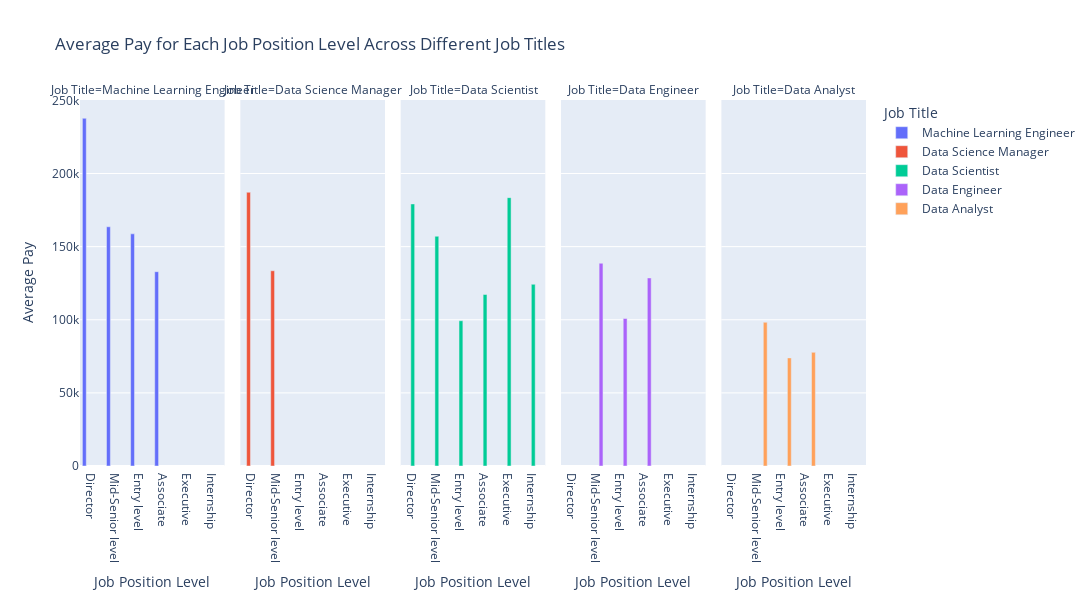

The notebook cell saved with this chart:
### Markdown cell above
Data Engineers, Machine Learning Engineers, and Data Scientists are paid a higher salary. As the years of experience increase, so does the pay.

### Code cell
# Calculate the average pay for each 'Job Position Level' across different job titles
avg_pay_df = Job_postings.groupby(['Job Title', 'Job Position Level'])['Average Pay'].mean().reset_index()

# Sort the data frame by 'Average Pay' in descending order
avg_pay_df = avg_pay_df.sort_values('Average Pay', ascending=False)

# Create a grouped bar chart
fig = px.bar(avg_pay_df, 
             x='Job Position Level', 
             y='Average Pay', 
             color='Job Title', 
             barmode='group',
             facet_col='Job Title',
             title='Average Pay for Each Job Position Level Across Different Job Titles',
             labels={'Job Position Level': 'Job Position Level', 'Average Pay': 'Average Pay'})

# Update layout
fig.update_layout(
    xaxis_title="Job Position Level",
    yaxis_title="Average Pay",
    legend_title="Job Title",
    width=1500,
    height=600
)

fig.show()

### Figure 1 — Plotly figure (JSON) as saved in the notebook; plotly's stock layout.template omitted (floating-point values rounded to 4 significant figures)
{"data": [{"alignmentgroup": "True", "hovertemplate": "Job Title=Machine Learning Engineer<br>Job Position Level=%{x}<br>Average Pay=%{y}<extra></extra>", "legendgroup": "Machine Learning Engineer", "marker": {"color": "#636efa", "pattern": {"shape": ""}}, "name": "Machine Learning Engineer", "offsetgroup": "Machine Learning Engineer", "orientation": "v", "showlegend": true, "textposition": "auto", "type": "bar", "x": ["Director", "Mid-Senior level", "Entry level", "Associate"], "xaxis": "x", "y": [237750, 163580, 158750, 132875], "yaxis": "y"}, {"alignmentgroup": "True", "hovertemplate": "Job Title=Data Science Manager<br>Job Position Level=%{x}<br>Average Pay=%{y}<extra></extra>", "legendgroup": "Data Science Manager", "marker": {"color": "#EF553B", "pattern": {"shape": ""}}, "name": "Data Science Manager", "offsetgroup": "Data Science Manager", "orientation": "v", "showlegend": true, "textposition": "auto", "type": "bar", "x": ["Director", "Mid-Senior level"], "xaxis": "x2", "y": [187200.0, 133500], "yaxis": "y2"}, {"alignmentgroup": "True", "hovertemplate": "Job Title=Data Scientist<br>Job Position Level=%{x}<br>Average Pay=%{y}<extra></extra>", "legendgroup": "Data Scientist", "marker": {"color": "#00cc96", "pattern": {"shape": ""}}, "name": "Data Scientist", "offsetgroup": "Data Scientist", "orientation": "v", "showlegend": true, "textposition": "auto", "type": "bar", "x": ["Executive", "Director", "Mid-Senior level", "Internship", "Associate", "Entry level"], "xaxis": "x3", "y": [183500, 179200, 157100.0, 124250, 117300.0, 99330.0], "yaxis": "y3"}, {"alignmentgroup": "True", "hovertemplate": "Job Title=Data Engineer<br>Job Position Level=%{x}<br>Average Pay=%{y}<extra></extra>", "legendgroup": "Data Engineer", "marker": {"color": "#ab63fa", "pattern": {"shape": ""}}, "name": "Data Engineer", "offsetgroup": "Data Engineer", "orientation": "v", "showlegend": true, "textposition": "auto", "type": "bar", "x": ["Mid-Senior level", "Associate", "Entry level", "Director", "Executive", "Internship"], "xaxis": "x4", "y": [138600.0, 128600, 100800.0, null, null, null], "yaxis": "y4"}, {"alignmentgroup": "True", "hovertemplate": "Job Title=Data Analyst<br>Job Position Level=%{x}<br>Average Pay=%{y}<extra></extra>", "legendgroup": "Data Analyst", "marker": {"color": "#FFA15A", "pattern": {"shape": ""}}, "name": "Data Analyst", "offsetgroup": "Data Analyst", "orientation": "v", "showlegend": true, "textposition": "auto", "type": "bar", "x": ["Mid-Senior level", "Associate", "Entry level", "Director", "Executive", "Internship"], "xaxis": "x5", "y": [98250, 77710.0, 73925, null, null, null], "yaxis": "y5"}], "layout": {"annotations": [{"font": {}, "showarrow": false, "text": "Job Title=Machine Learning Engineer", "x": 0.092, "xanchor": "center", "xref": "paper", "y": 1, "yanchor": "bottom", "yref": "paper"}, {"font": {}, "showarrow": false, "text": "Job Title=Data Science Manager", "x": 0.296, "xanchor": "center", "xref": "paper", "y": 1, "yanchor": "bottom", "yref": "paper"}, {"font": {}, "showarrow": false, "text": "Job Title=Data Scientist", "x": 0.5, "xanchor": "center", "xref": "paper", "y": 1, "yanchor": "bottom", "yref": "paper"}, {"font": {}, "showarrow": false, "text": "Job Title=Data Engineer", "x": 0.704, "xanchor": "center", "xref": "paper", "y": 1, "yanchor": "bottom", "yref": "paper"}, {"font": {}, "showarrow": false, "text": "Job Title=Data Analyst", "x": 0.908, "xanchor": "center", "xref": "paper", "y": 1, "yanchor": "bottom", "yref": "paper"}], "barmode": "group", "height": 600, "legend": {"title": {"text": "Job Title"}, "tracegroupgap": 0}, "title": {"text": "Average Pay for Each Job Position Level Across Different Job Titles"}, "width": 1500, "xaxis": {"anchor": "y", "domain": [0, 0.184], "title": {"text": "Job Position Level"}}, "xaxis2": {"anchor": "y2", "domain": [0.204, 0.388], "matches": "x", "title": {"text": "Job Position Level"}}, "xaxis3": {"anchor": "y3", "domain": [0.408, 0.592], "matches": "x", "title": {"text": "Job Position Level"}}, "xaxis4": {"anchor": "y4", "domain": [0.612, 0.796], "matches": "x", "title": {"text": "Job Position Level"}}, "xaxis5": {"anchor": "y5", "domain": [0.816, 1], "matches": "x", "title": {"text": "Job Position Level"}}, "yaxis": {"anchor": "x", "domain": [0, 1], "title": {"text": "Average Pay"}}, "yaxis2": {"anchor": "x2", "domain": [0, 1], "matches": "y", "showticklabels": false}, "yaxis3": {"anchor": "x3", "domain": [0, 1], "matches": "y", "showticklabels": false}, "yaxis4": {"anchor": "x4", "domain": [0, 1], "matches": "y", "showticklabels": false}, "yaxis5": {"anchor": "x5", "domain": [0, 1], "matches": "y", "showticklabels": false}}}
